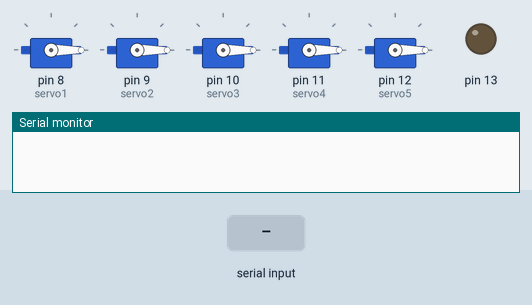
A sketch run on a simulated Arduino Uno, built with avr-gcc and run on an emulated ATmega328P. Parts: 5 × servo, output pins drawn as LEDs (lit = HIGH), the last lines printed to the serial monitor. The test bench sets the inputs (shaded band).

Above: at 1.2 s.
1.3 s: "a" received over Serial
At 3.3 s:
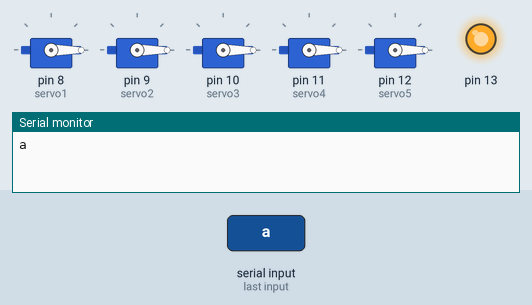
4.3 s: "b" received over Serial
At 8.4 s:
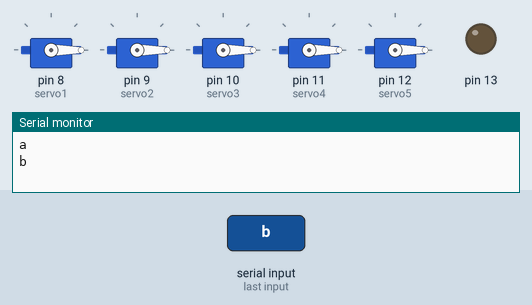
Timing chart, 0 to 9.9 s (numbered marks = the images above; inputs shaded):
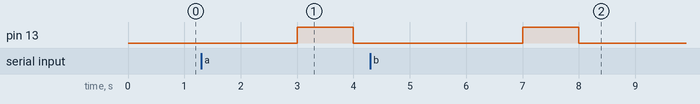

The sketch:

controller.ino
```cpp
/*
* Robo arm based on servos v1.0.0
*/
#include<Servo.h>

Servo servo1, servo2, servo3, servo4, servo5;

void setup() {
	Serial.begin(9600);
	servo1.attach(8);
	servo2.attach(9);
	servo3.attach(10);
	servo4.attach(11);
	servo5.attach(12);

	servo1.write(0);
	servo2.write(0);
	servo3.write(0);
	servo4.write(0);
	servo5.write(0);

	pinMode(13, OUTPUT);
}

void loop() {
  if(Serial.available() > 0){
    String data = Serial.readString();
    String axis = data.substring(0, 1);
    String value = data.substring(1);
    if(axis == "a")
      servo1.write(value.toInt());
    if(axis == "b")
      servo2.write(value.toInt());
    if(axis == "c")
      servo3.write(value.toInt());
    if(axis == "d")
      servo4.write(value.toInt());
    if(axis == "e")
      servo5.write(value.toInt());
    Serial.println(axis + " " + value);
    digitalWrite(13, HIGH);
    delay(1000);
    digitalWrite(13, LOW);
  }
  delay(2000);
}
```

Measured:
- after the input at 1.3 s, pin 13: LOW → HIGH after 1.7 s, → LOW 1.0 s later
- after the input at 4.3 s, pin 13: LOW → HIGH after 2.7 s, → LOW 1.0 s later
